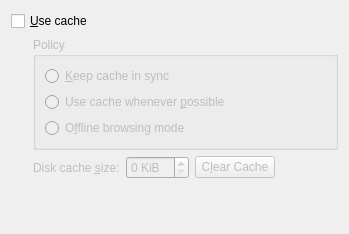
<?xml version="1.0" encoding="UTF-8"?>
<ui version="4.0">
 <class>CacheConfigUI</class>
 <widget class="QWidget" name="CacheConfigUI">
  <property name="geometry">
   <rect>
    <x>0</x>
    <y>0</y>
    <width>349</width>
    <height>234</height>
   </rect>
  </property>
  <layout class="QGridLayout">
   <item row="0" column="0" colspan="5">
    <widget class="QCheckBox" name="cbUseCache">
     <property name="whatsThis">
      <string>Check this box if you want the web pages you visit to be stored on your hard disk for quicker access. The stored pages will only be updated as needed instead of on every visit to that site. This is especially useful if you have a slow connection to the Internet.</string>
     </property>
     <property name="text">
      <string>&amp;Use cache</string>
     </property>
    </widget>
   </item>
   <item row="1" column="0">
    <spacer>
     <property name="orientation">
      <enum>Qt::Horizontal</enum>
     </property>
     <property name="sizeType">
      <enum>QSizePolicy::Fixed</enum>
     </property>
     <property name="sizeHint" stdset="0">
      <size>
       <width>16</width>
       <height>20</height>
      </size>
     </property>
    </spacer>
   </item>
   <item row="1" column="1" colspan="4">
    <widget class="QGroupBox" name="bgCachePolicy">
     <property name="enabled">
      <bool>false</bool>
     </property>
     <property name="title">
      <string>Policy</string>
     </property>
     <layout class="QVBoxLayout">
      <item>
       <widget class="QRadioButton" name="rbVerifyCache">
        <property name="whatsThis">
         <string>Verify whether the cached web page is valid before attempting to fetch the web page again.</string>
        </property>
        <property name="text">
         <string>&amp;Keep cache in sync</string>
        </property>
       </widget>
      </item>
      <item>
       <widget class="QRadioButton" name="rbCacheIfPossible">
        <property name="whatsThis">
         <string>Always use documents from the cache when available. You can still use the reload button to synchronize the cache with the remote host.</string>
        </property>
        <property name="text">
         <string>Use cache whenever &amp;possible</string>
        </property>
       </widget>
      </item>
      <item>
       <widget class="QRadioButton" name="rbOfflineMode">
        <property name="whatsThis">
         <string>Do not fetch web pages that are not already stored in the cache. Offline mode prevents you from viewing pages that you have not previously visited.</string>
        </property>
        <property name="text">
         <string>O&amp;ffline browsing mode</string>
        </property>
       </widget>
      </item>
     </layout>
    </widget>
   </item>
   <item row="2" column="1">
    <widget class="QLabel" name="lbMaxCacheSize">
     <property name="enabled">
      <bool>false</bool>
     </property>
     <property name="text">
      <string>Disk cache &amp;size:</string>
     </property>
     <property name="buddy">
      <cstring>sbMaxCacheSize</cstring>
     </property>
    </widget>
   </item>
   <item row="2" column="2">
    <widget class="QSpinBox" name="sbMaxCacheSize">
     <property name="enabled">
      <bool>false</bool>
     </property>
     <property name="suffix">
      <string> KiB</string>
     </property>
    </widget>
   </item>
   <item row="2" column="3">
    <widget class="QPushButton" name="clearCacheButton">
     <property name="enabled">
      <bool>false</bool>
     </property>
     <property name="text">
      <string>C&amp;lear Cache</string>
     </property>
    </widget>
   </item>
   <item row="2" column="4">
    <spacer>
     <property name="orientation">
      <enum>Qt::Horizontal</enum>
     </property>
     <property name="sizeType">
      <enum>QSizePolicy::Expanding</enum>
     </property>
     <property name="sizeHint" stdset="0">
      <size>
       <width>0</width>
       <height>20</height>
      </size>
     </property>
    </spacer>
   </item>
   <item row="3" column="0" colspan="5">
    <spacer>
     <property name="orientation">
      <enum>Qt::Vertical</enum>
     </property>
     <property name="sizeType">
      <enum>QSizePolicy::Expanding</enum>
     </property>
     <property name="sizeHint" stdset="0">
      <size>
       <width>20</width>
       <height>16</height>
      </size>
     </property>
    </spacer>
   </item>
  </layout>
 </widget>
 <customwidgets>
 </customwidgets>
 <resources/>
 <connections>
  <connection>
   <sender>cbUseCache</sender>
   <signal>toggled(bool)</signal>
   <receiver>bgCachePolicy</receiver>
   <slot>setEnabled(bool)</slot>
   <hints>
    <hint type="sourcelabel">
     <x>20</x>
     <y>20</y>
    </hint>
    <hint type="destinationlabel">
     <x>60</x>
     <y>60</y>
    </hint>
   </hints>
  </connection>
  <connection>
   <sender>cbUseCache</sender>
   <signal>toggled(bool)</signal>
   <receiver>lbMaxCacheSize</receiver>
   <slot>setEnabled(bool)</slot>
   <hints>
    <hint type="sourcelabel">
     <x>20</x>
     <y>20</y>
    </hint>
    <hint type="destinationlabel">
     <x>60</x>
     <y>181</y>
    </hint>
   </hints>
  </connection>
  <connection>
   <sender>cbUseCache</sender>
   <signal>toggled(bool)</signal>
   <receiver>sbMaxCacheSize</receiver>
   <slot>setEnabled(bool)</slot>
   <hints>
    <hint type="sourcelabel">
     <x>20</x>
     <y>20</y>
    </hint>
    <hint type="destinationlabel">
     <x>164</x>
     <y>181</y>
    </hint>
   </hints>
  </connection>
  <connection>
   <sender>cbUseCache</sender>
   <signal>toggled(bool)</signal>
   <receiver>clearCacheButton</receiver>
   <slot>setEnabled(bool)</slot>
   <hints>
    <hint type="sourcelabel">
     <x>20</x>
     <y>20</y>
    </hint>
    <hint type="destinationlabel">
     <x>284</x>
     <y>181</y>
    </hint>
   </hints>
  </connection>
 </connections>
</ui>
